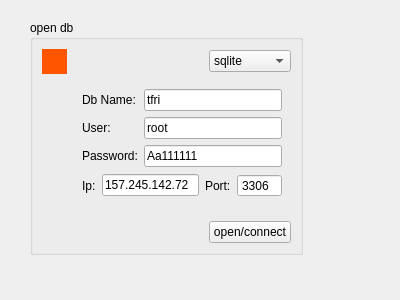
<?xml version="1.0" encoding="UTF-8"?>
<ui version="4.0">
 <class>TestDataBase</class>
 <widget class="QWidget" name="TestDataBase">
  <property name="geometry">
   <rect>
    <x>0</x>
    <y>0</y>
    <width>400</width>
    <height>300</height>
   </rect>
  </property>
  <property name="windowTitle">
   <string>Form</string>
  </property>
  <widget class="QGroupBox" name="groupBox">
   <property name="geometry">
    <rect>
     <x>30</x>
     <y>20</y>
     <width>273</width>
     <height>235</height>
    </rect>
   </property>
   <property name="title">
    <string>open db</string>
   </property>
   <layout class="QGridLayout" name="gridLayout">
    <item row="0" column="1">
     <spacer name="horizontalSpacer">
      <property name="orientation">
       <enum>Qt::Horizontal</enum>
      </property>
      <property name="sizeHint" stdset="0">
       <size>
        <width>40</width>
        <height>20</height>
       </size>
      </property>
     </spacer>
    </item>
    <item row="0" column="0">
     <widget class="QWidget" name="wStatusDbOpen" native="true">
      <property name="minimumSize">
       <size>
        <width>25</width>
        <height>25</height>
       </size>
      </property>
      <property name="maximumSize">
       <size>
        <width>25</width>
        <height>25</height>
       </size>
      </property>
      <property name="styleSheet">
       <string notr="true">background-color: rgb(255, 85, 0);</string>
      </property>
     </widget>
    </item>
    <item row="0" column="2">
     <widget class="QComboBox" name="cbSelectDb">
      <item>
       <property name="text">
        <string>sqlite</string>
       </property>
      </item>
      <item>
       <property name="text">
        <string>sql</string>
       </property>
      </item>
     </widget>
    </item>
    <item row="2" column="1">
     <widget class="QLabel" name="label">
      <property name="text">
       <string/>
      </property>
     </widget>
    </item>
    <item row="2" column="2">
     <widget class="QPushButton" name="btnOpenDb">
      <property name="text">
       <string>open/connect</string>
      </property>
      <property name="checkable">
       <bool>true</bool>
      </property>
     </widget>
    </item>
    <item row="1" column="1" colspan="2">
     <widget class="QStackedWidget" name="stackSelectDb">
      <property name="currentIndex">
       <number>1</number>
      </property>
      <widget class="QWidget" name="stackedWidget_2Page1" native="true">
       <layout class="QGridLayout" name="gridLayout_2">
        <item row="0" column="0">
         <widget class="QLineEdit" name="lineEdit"/>
        </item>
       </layout>
      </widget>
      <widget class="QWidget" name="page">
       <layout class="QFormLayout" name="formLayout">
        <item row="0" column="0">
         <widget class="QLabel" name="label_2">
          <property name="text">
           <string>Db Name:</string>
          </property>
         </widget>
        </item>
        <item row="0" column="1">
         <widget class="QLineEdit" name="txDbName">
          <property name="text">
           <string>tfri</string>
          </property>
         </widget>
        </item>
        <item row="1" column="0">
         <widget class="QLabel" name="label_3">
          <property name="text">
           <string>User:</string>
          </property>
         </widget>
        </item>
        <item row="1" column="1">
         <widget class="QLineEdit" name="txUser">
          <property name="text">
           <string>root</string>
          </property>
         </widget>
        </item>
        <item row="2" column="1">
         <widget class="QLineEdit" name="txPassword">
          <property name="text">
           <string>Aa111111</string>
          </property>
         </widget>
        </item>
        <item row="3" column="0" colspan="2">
         <widget class="QWidget" name="widget_2" native="true">
          <property name="minimumSize">
           <size>
            <width>0</width>
            <height>25</height>
           </size>
          </property>
          <layout class="QHBoxLayout" name="horizontalLayout">
           <property name="leftMargin">
            <number>0</number>
           </property>
           <property name="topMargin">
            <number>0</number>
           </property>
           <property name="rightMargin">
            <number>0</number>
           </property>
           <property name="bottomMargin">
            <number>0</number>
           </property>
           <item>
            <widget class="QLabel" name="label_5">
             <property name="text">
              <string>Ip:</string>
             </property>
            </widget>
           </item>
           <item>
            <widget class="QLineEdit" name="txIp">
             <property name="text">
              <string>157.245.142.72</string>
             </property>
            </widget>
           </item>
           <item>
            <widget class="QLabel" name="label_6">
             <property name="text">
              <string>Port:</string>
             </property>
            </widget>
           </item>
           <item>
            <widget class="QSpinBox" name="sbPort">
             <property name="buttonSymbols">
              <enum>QAbstractSpinBox::NoButtons</enum>
             </property>
             <property name="keyboardTracking">
              <bool>true</bool>
             </property>
             <property name="minimum">
              <number>1</number>
             </property>
             <property name="maximum">
              <number>99999</number>
             </property>
             <property name="value">
              <number>3306</number>
             </property>
            </widget>
           </item>
          </layout>
         </widget>
        </item>
        <item row="2" column="0">
         <widget class="QLabel" name="label_4">
          <property name="text">
           <string>Password:</string>
          </property>
         </widget>
        </item>
       </layout>
      </widget>
     </widget>
    </item>
   </layout>
  </widget>
 </widget>
 <resources/>
 <connections/>
</ui>
